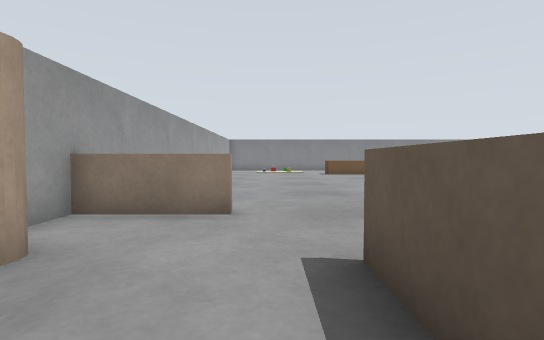
[1] (above)

20 first-person views from a walk through a Gazebo world. The camera is 0.46 m above the floor, tilts 2° down and sees 80° across. The floor is counted in squares, 0.5 m on a side. Each view is taken from the middle of a square. On the plan, view 1 faces up. The plan holds only what a view shows up to about 12 squares ahead; the rest is blank. Simple patterns stand in for the simulator's built-in surfaces.

[2]
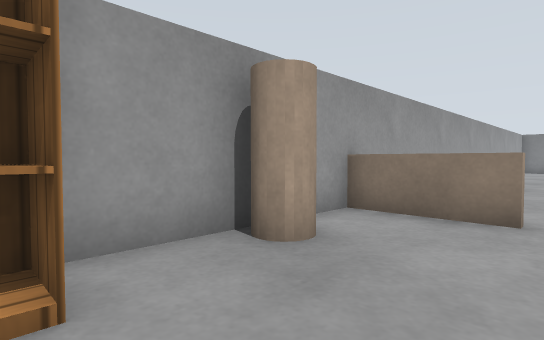

[3]
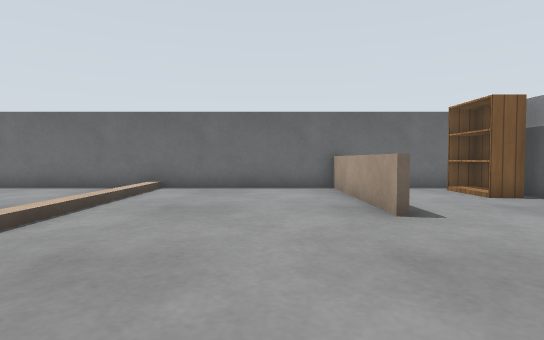

[4]
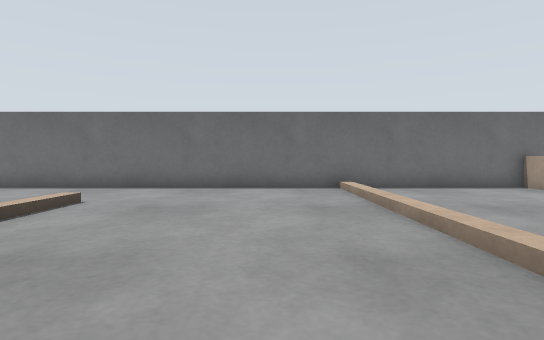

[5]
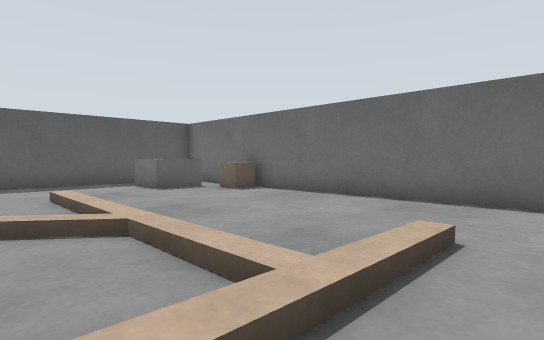

[6]
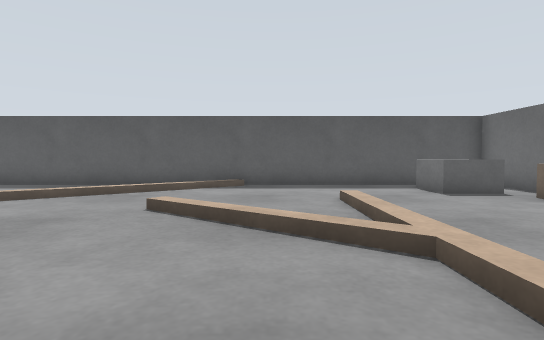

[7]
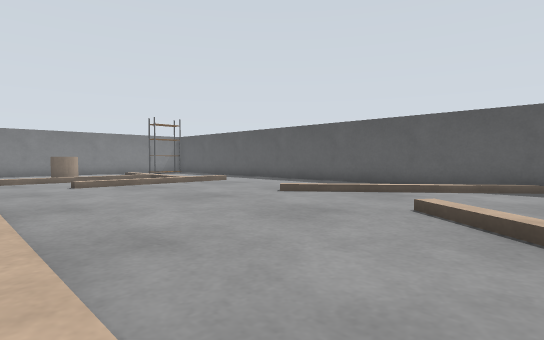

[8]
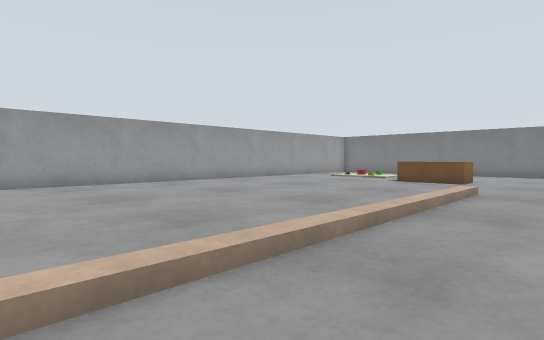

[9]
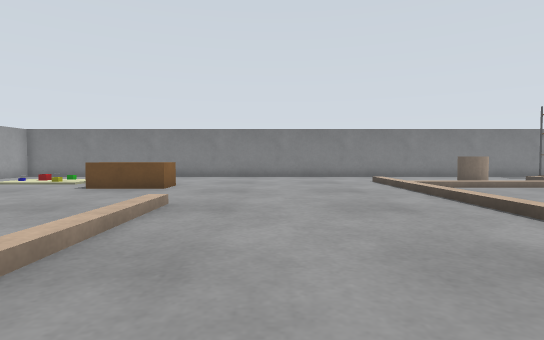

[10]
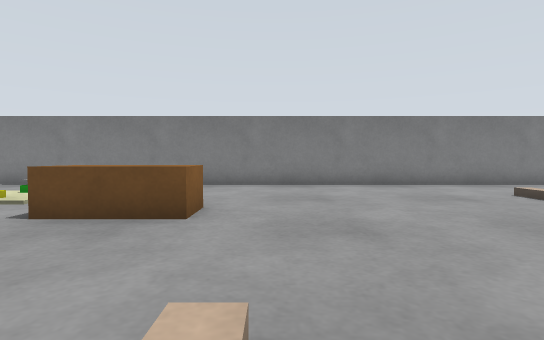

[11]
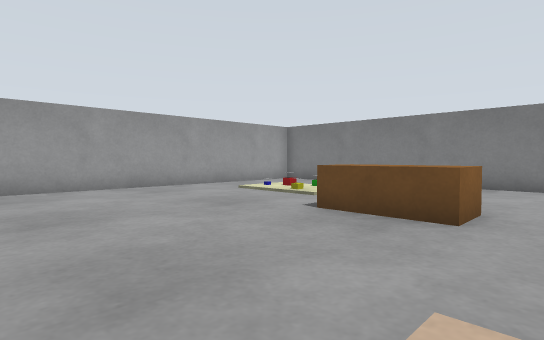

[12]
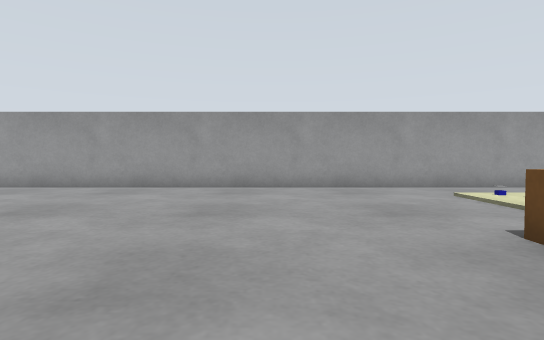

[13]
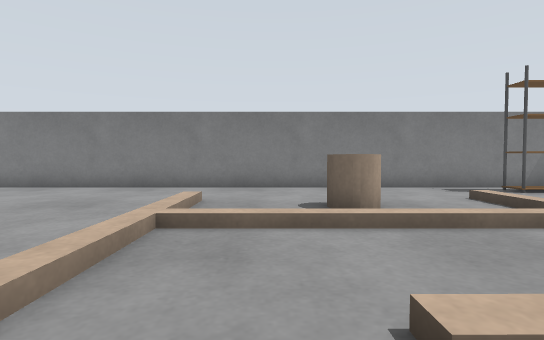

[14]
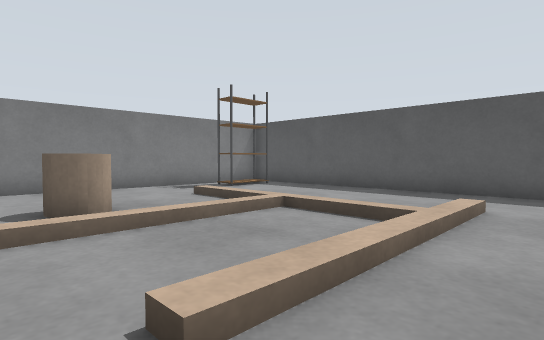

[15]
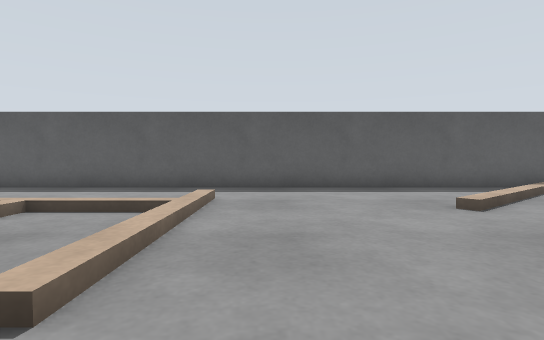

[16]
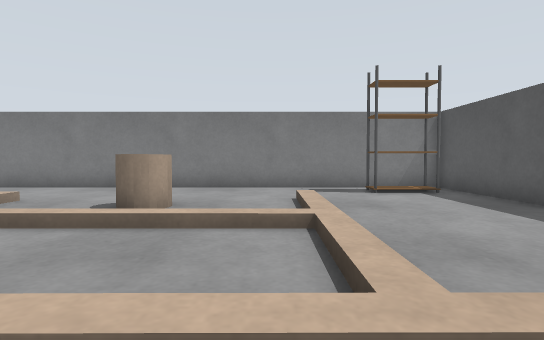

[17]
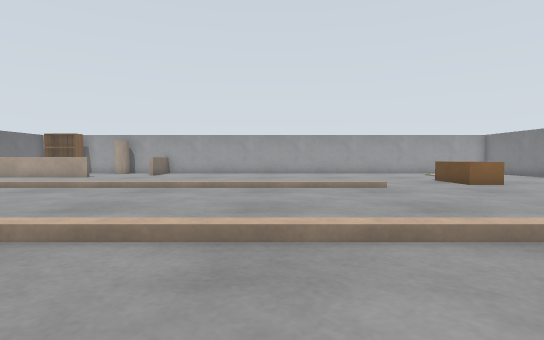

[18]
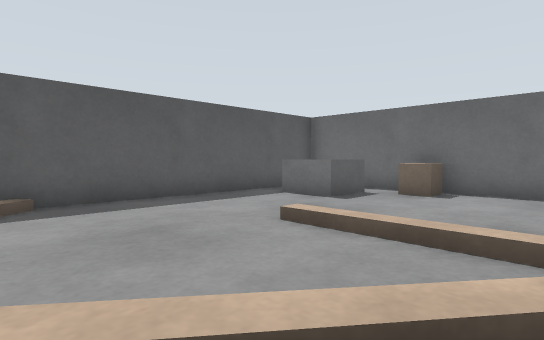

[19]
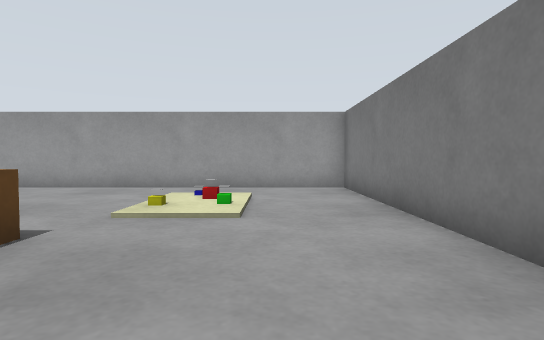

[20]
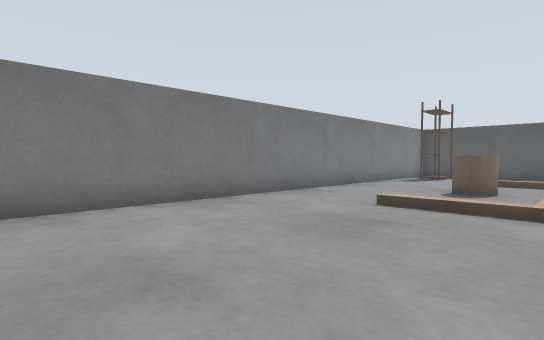

### Floor plan
Key: @ floor where view 1 was taken; # wall or solid block; . main floor; : floor 0.05 m higher than the main floor; / step, stairs or slope; = window, fence, low wall or low ledge; P pillar; S shelf; B grey box; E beige box; N bench; Y yellow box; C beige cylinder; G green box.
Columns run from 4 left of view 1 to 25 right of it. Each row starts with its distance up from view 1.
 26 #############################
 25 #..........................  #
 24 #.........................SS.#
 23 #............................#
 22 #..:: G........../...........#
 21 #..::Y.........../..CC.......#
 20 #.......NN......./...........#
 19 #.......NN......./...........#
 18 #................/...........#
 17 #................/...........#
 16 #................/...........#
 15 #........../...../...........#
 14 #........../...../...........#
 13 #........../...../...........#
 12 #........../...../...........#
 11 #........../...../....../....#
 10 #........../...../......./...#
  9 #........../...../......../..#
  8 #........../...../......../ .#
  7 #........../.... /...../...//#
  6 ##==......./.... /..../...../#
  5 #........../...../...//......#
  4 #........../...../..//.......#
  3 #P...=...../.....////////....#
  2 #....=...../...../...........#
  1 #....=...../...../...........#
  0  SS.@=...../..............BB.#
 -1  SS. =...../............E.BB #
 -2   .. #...../............E..  #
 -3  ############################

Positions as (right, up) in squares from view 1, and headings:
1: (0, 0), facing up
2: (0, 0), facing up-left
3: (3, 8), facing down
4: (9, 8), facing down
5: (12, 5), facing down-right
6: (13, 5), facing right
7: (13, 5), facing up-right
8: (9, 6), facing up-left
9: (9, 9), facing up
10: (7, 14), facing up
11: (7, 14), facing up-left
12: (7, 16), facing left
13: (15, 15), facing up
14: (15, 15), facing up-right
15: (14, 15), facing right
16: (19, 15), facing up
17: (17, 12), facing left
18: (17, 7), facing down-right
19: (7, 23), facing left
20: (7, 19), facing up-right
